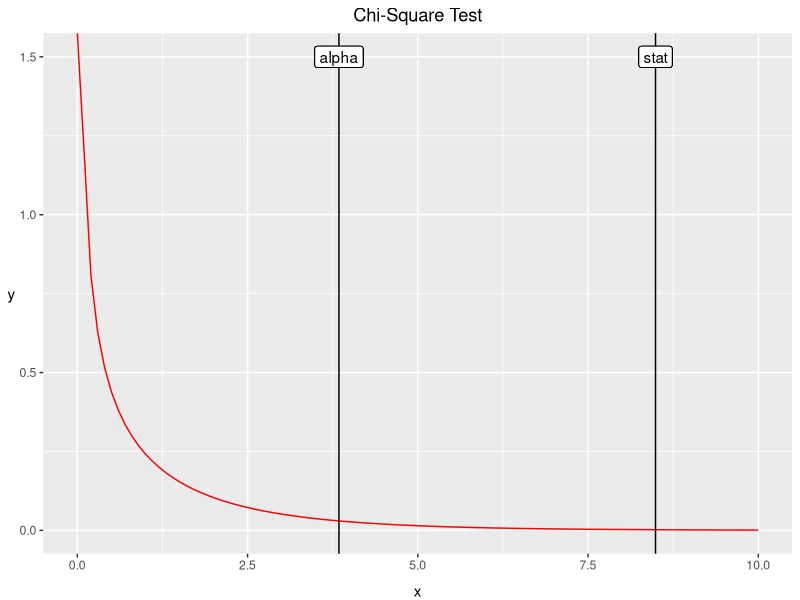
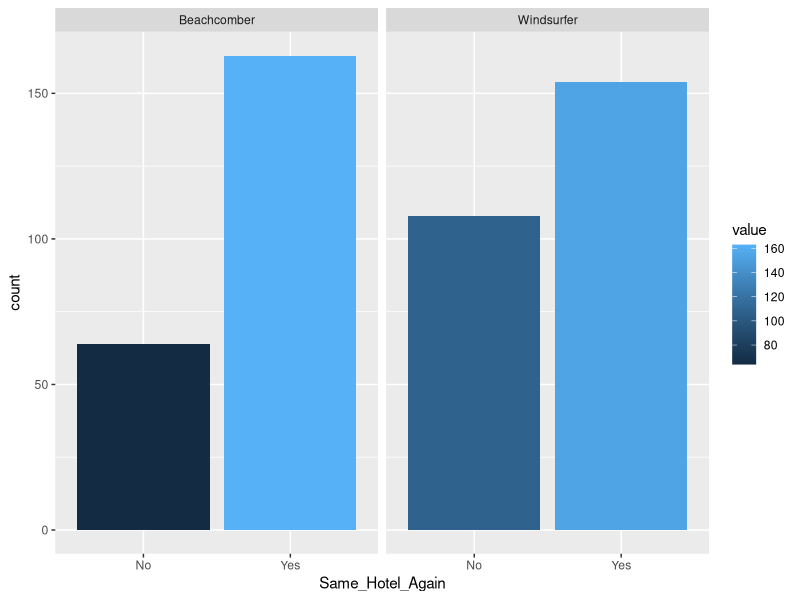

Source code (R) for these figures, in order:
## ---- chunk 1
env <- c("tidyverse")
lapply(env, library, character.only = 1)
## ---- chunk 2
hotels <- tribble(
    ~Same_Hotel_Again,~Beachcomber, ~Windsurfer,
    "Yes",163,154,
    "No",64,108
)
hotels
## ---- chunk 3
tabHotel <- hotels[,2:3]
tabHotel

chiHotel <- chisq.test( tabHotel )
chiHotel
## ---- chunk 4
zAlpha <- qchisq( c(0.05), df=1, lower.tail=FALSE)
zAlpha
## ---- chunk 5
ggplot( data.frame(x = 0:10) , aes(x = x) ) +
    stat_function(fun = df,
                  args = list( df1=1 , df2=Inf ),
                  col = "red"
                  ) +
    geom_vline( xintercept=zAlpha ) +
        geom_label( aes(label="alpha", x=zAlpha, y=1.5 ) )  +
    geom_vline( xintercept=chiHotel$statistic ) +
        geom_label( aes( label="stat", x=chiHotel$statistic, y=1.5 ) ) + 
    labs(title = "Chi-Square Test",
         x = "x", y = "y") +
    theme( plot.title = element_text(hjust=0.5),
           axis.title.x = element_text(vjust=-1),
           axis.title.y = element_text(angle = 0, vjust=0.5)
        )

## ---- chunk 6
pvtHotel <- pivot_longer( hotels , cols=c(Beachcomber,Windsurfer) )

ggplot( pvtHotel, aes(x = Same_Hotel_Again, fill = value ) ) +
    geom_bar( aes(weight = value) ) +
    facet_wrap( ~name )
